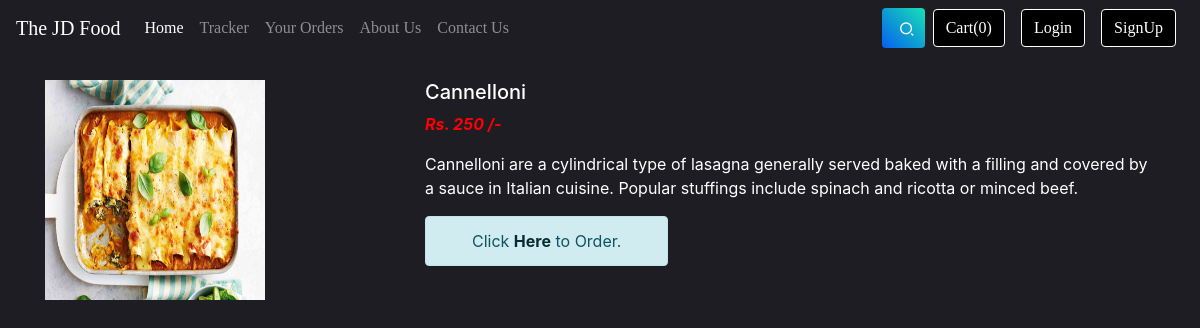
Screenshot of /shop/productView/49 with the database file from the repository.
### shop/models.py (models this page shows, shortened)
class Product(models.Model):
    product_id = models.AutoField
    product_name = models.CharField(max_length=50)
    category = models.CharField(max_length=50, default="")
    subcategory = models.CharField(max_length=50, default="")
    price = models.IntegerField(default=0)
    desc = models.CharField(max_length=500)
    pub_date = models.DateField()
    image = models.ImageField(upload_to="shop/images", default="")

### shop/views.py (the view)
def productView(request, myid):
    product = Product.objects.filter(id=myid)
    return render(request, 'shop/prodView.html', {'product': product[0]})

### shop/templates/shop/prodView.html (shortened to what this page needs)
{% extends 'shop/basic.html' %}
{% block body %}
<div class="container my-4" id="cont">
    <div class="row">
    <div class="col-md-4">
        <img src="/media/{{product.image}}" width="220px" height="220px">
    </div>
    <div class="col-md-8"style="color:white">
        <h5>{{product.product_name}}</h5>
        <p style="color:red"><b><i>Rs. {{product.price}} /-</i></b></p>
        <p>{{product.desc}}</p>
        <div class='alert alert-info col-md-4 col-md-offset-4'>
            <center>Click <a href='/shop/search/?search={{product.product_name}}' class='alert-link'>Here</a> to Order.</center>
        </div>
    </div>
    </div>
</div>
{% endblock %}

### rows the page displays
Product: image (picture), product_name "Cannelloni", price "250", desc "Cannelloni are a cylindrical type of lasagna generally served baked with a filling and covered by a sauce in Italian cuisine. Popular stuffings include spinach and ricotta or minced beef."
